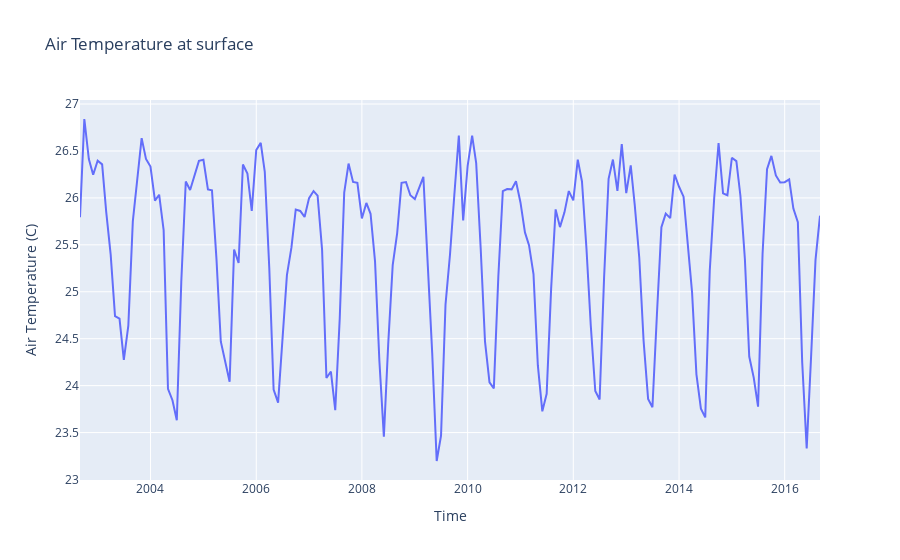

Notebook code for this chart:
### Code cell
px.line(air_temp_data, x="Time", y=f'Air Temperature (C)', title=f'Air Temperature at surface')

### Figure 1 — Plotly figure (JSON) as saved in the notebook; plotly's stock layout.template omitted (floating-point values rounded to 4 significant figures; data arrays with more than 128 entries replaced by an {"elided": "..."} marker saying what was removed)
{"data": [{"hovertemplate": "Time=%{x}<br>Air Temperature (C)=%{y}<extra></extra>", "legendgroup": "", "line": {"color": "#636efa", "dash": "solid"}, "marker": {"symbol": "circle"}, "mode": "lines", "name": "", "orientation": "v", "showlegend": false, "type": "scatter", "x": {"elided": "169 str values"}, "xaxis": "x", "y": {"elided": "169 float values"}, "yaxis": "y"}], "layout": {"legend": {"tracegroupgap": 0}, "title": {"text": "Air Temperature at surface"}, "xaxis": {"anchor": "y", "domain": [0, 1], "title": {"text": "Time"}}, "yaxis": {"anchor": "x", "domain": [0, 1], "title": {"text": "Air Temperature (C)"}}}}
